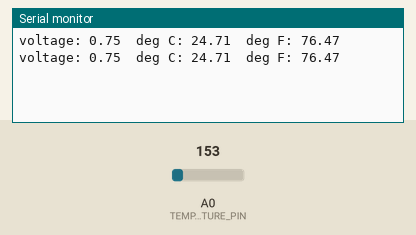
A sketch run on a simulated Arduino Uno, built with avr-gcc and run on an emulated ATmega328P. On the bench: the last lines printed to the serial monitor. Inputs (shaded band) come from the test bench; at power-on: A0 (TEMPERATURE_PIN) = 153.

Above: at 1.8 s.
1.9 s: A0 (TEMPERATURE_PIN) set to 165
At 2.8 s:
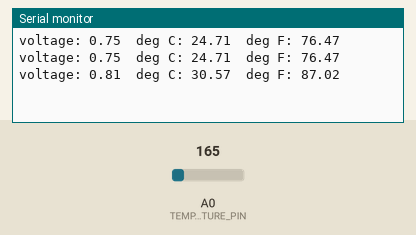
3.4 s: A0 (TEMPERATURE_PIN) set to 175
At 4.7 s:
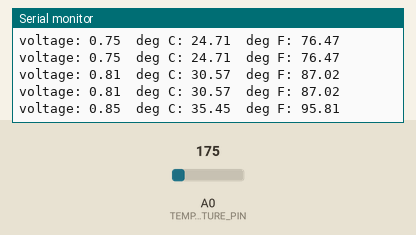
Timing chart, 0 to 6.4 s (numbered marks = the images above; inputs shaded):
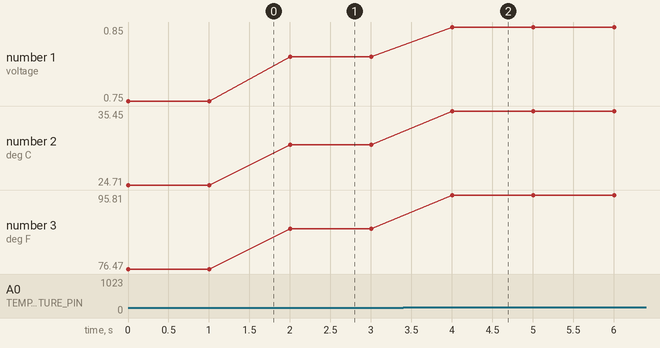

Measured:
- after the input at 1.9 s, the serial monitor: prints a new line after 0.10 s (image 1)
- after the input at 3.4 s, the serial monitor: prints a new line after 0.61 s (image 2)
- plotted number 1: 0.75 → 0.81 after the input at 1.9 s, 0.81 → 0.85 after the input at 3.4 s
- plotted number 2: 24.71 → 30.57 after the input at 1.9 s, 30.57 → 35.45 after the input at 3.4 s
- plotted number 3: 76.47 → 87.02 after the input at 1.9 s, 87.02 → 95.81 after the input at 3.4 s

The sketch:

Part_7_Temperature_Sensor.ino
```cpp
/******************************************************************************
 *
 *	Filename:		Part_7_Temperature_Sensor.ino
 *
 *	Description:	Measure the temperature, and display it on the computer.
 *					Other things we could try with this code:
 *					Turn on an LED if the temperature is above or below a value.
 *					Read that threshold value from a potentiometer - now you've
 *					created a thermostat!
 *
 *	New Hardware:	sensor, serial port
 *	New Software:	floating point variables
 *
 *****************************************************************************/

#define	TEMPERATURE_PIN		0		// pin the sensor is connected to

// This function runs once, when the code starts.
void setup()
{
	// Set up the serial port's speed.
	Serial.begin(9600);
}

// This function runs repeatedly forever.
void loop()
{
	float voltage;		// voltage from the temperature sensor
	float degreesC;		// temperature in Celcius
	float degreesF;		// temperature in Fahrenheit

	// Measure the voltage at the sensor pin.  Then convert the 0 to 1023 value
	// that analogRead() returns, into a 0.0 to 5.0 value that is the true
	// voltage being read at that pin.
	voltage = analogRead(TEMPERATURE_PIN) * 0.004882814;

	// Convert the voltage to degrees Celsius.
	// This formula comes from the temperature sensor datasheet.
	degreesC = (voltage - 0.5) * 100.0;

	// Convert degrees Celsius to Fahrenheit.
	// This is the classic C to F conversion formula.
	degreesF = degreesC * (9.0/5.0) + 32.0;

	// Use the serial port to print these values to the serial monitor.
	// These statements will print lines of data like this:
	// "voltage: 0.73 deg C: 22.75 deg F: 72.96"
	Serial.print("voltage: ");
	Serial.print(voltage);
	Serial.print("  deg C: ");
	Serial.print(degreesC);
	Serial.print("  deg F: ");
	Serial.println(degreesF);

	// Wait one second.
	delay(1000);
}
```
